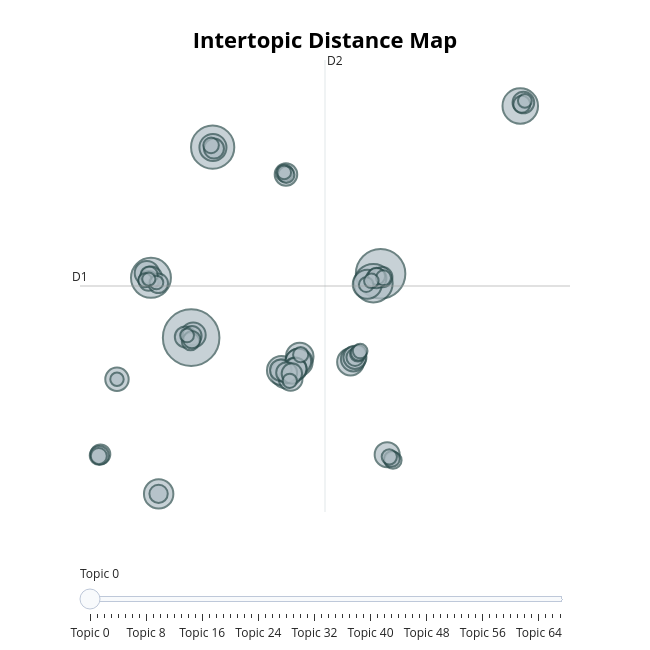

Notebook source saved alongside this figure:
### Markdown cell above
### 8.2 Mapa de tópicos en BERTopic (interactivo)

Cada tópico es una burbuja; tamaño = volumen, distancia = similitud semántica. **Es interactivo en HTML — exportable para colgar en una sección del pitch.**

### Code cell
fig = topic_model.visualize_topics()
fig.write_html('../outputs/bertopic_mapa.html')
print('Mapa interactivo: ../outputs/bertopic_mapa.html')
fig
